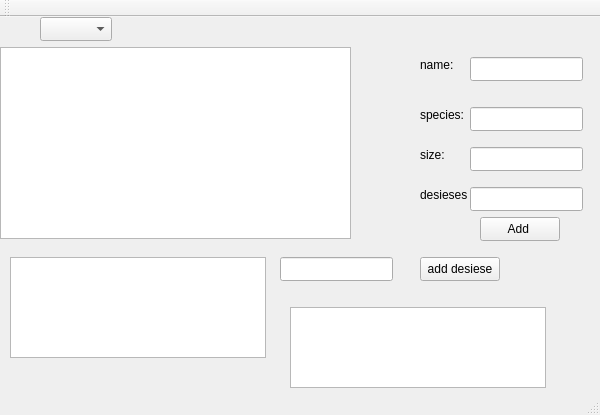
<?xml version="1.0" encoding="UTF-8"?>
<ui version="4.0">
 <class>BacteriumGuiClass</class>
 <widget class="QMainWindow" name="BacteriumGuiClass">
  <property name="geometry">
   <rect>
    <x>0</x>
    <y>0</y>
    <width>600</width>
    <height>415</height>
   </rect>
  </property>
  <property name="windowTitle">
   <string>BacteriumGui</string>
  </property>
  <widget class="QWidget" name="centralWidget">
   <widget class="QTableView" name="tableView">
    <property name="geometry">
     <rect>
      <x>0</x>
      <y>30</y>
      <width>351</width>
      <height>192</height>
     </rect>
    </property>
   </widget>
   <widget class="QLabel" name="label">
    <property name="geometry">
     <rect>
      <x>420</x>
      <y>40</y>
      <width>49</width>
      <height>16</height>
     </rect>
    </property>
    <property name="text">
     <string>name:</string>
    </property>
   </widget>
   <widget class="QLabel" name="label_2">
    <property name="geometry">
     <rect>
      <x>420</x>
      <y>90</y>
      <width>49</width>
      <height>16</height>
     </rect>
    </property>
    <property name="text">
     <string>species:</string>
    </property>
   </widget>
   <widget class="QLabel" name="label_3">
    <property name="geometry">
     <rect>
      <x>420</x>
      <y>130</y>
      <width>49</width>
      <height>16</height>
     </rect>
    </property>
    <property name="text">
     <string>size:</string>
    </property>
   </widget>
   <widget class="QLabel" name="label_4">
    <property name="geometry">
     <rect>
      <x>420</x>
      <y>170</y>
      <width>49</width>
      <height>16</height>
     </rect>
    </property>
    <property name="text">
     <string>desieses</string>
    </property>
   </widget>
   <widget class="QLineEdit" name="nameLineEdit">
    <property name="geometry">
     <rect>
      <x>470</x>
      <y>40</y>
      <width>113</width>
      <height>24</height>
     </rect>
    </property>
   </widget>
   <widget class="QLineEdit" name="sleciesLineEdit">
    <property name="geometry">
     <rect>
      <x>470</x>
      <y>90</y>
      <width>113</width>
      <height>24</height>
     </rect>
    </property>
   </widget>
   <widget class="QLineEdit" name="sizeLineEdit">
    <property name="geometry">
     <rect>
      <x>470</x>
      <y>130</y>
      <width>113</width>
      <height>24</height>
     </rect>
    </property>
   </widget>
   <widget class="QLineEdit" name="desiesesLineEdit">
    <property name="geometry">
     <rect>
      <x>470</x>
      <y>170</y>
      <width>113</width>
      <height>24</height>
     </rect>
    </property>
   </widget>
   <widget class="QPushButton" name="addPushButton">
    <property name="geometry">
     <rect>
      <x>480</x>
      <y>200</y>
      <width>80</width>
      <height>24</height>
     </rect>
    </property>
    <property name="text">
     <string>Add </string>
    </property>
   </widget>
   <widget class="QComboBox" name="comboBox">
    <property name="geometry">
     <rect>
      <x>40</x>
      <y>0</y>
      <width>72</width>
      <height>24</height>
     </rect>
    </property>
   </widget>
   <widget class="QListWidget" name="listWidget">
    <property name="geometry">
     <rect>
      <x>10</x>
      <y>240</y>
      <width>256</width>
      <height>101</height>
     </rect>
    </property>
   </widget>
   <widget class="QLineEdit" name="newDesiseslineEdit">
    <property name="geometry">
     <rect>
      <x>280</x>
      <y>240</y>
      <width>113</width>
      <height>24</height>
     </rect>
    </property>
   </widget>
   <widget class="QPushButton" name="desiesePushButton">
    <property name="geometry">
     <rect>
      <x>420</x>
      <y>240</y>
      <width>80</width>
      <height>24</height>
     </rect>
    </property>
    <property name="text">
     <string>add desiese</string>
    </property>
   </widget>
   <widget class="QListWidget" name="filteredList">
    <property name="geometry">
     <rect>
      <x>290</x>
      <y>290</y>
      <width>256</width>
      <height>81</height>
     </rect>
    </property>
   </widget>
  </widget>
  <widget class="QMenuBar" name="menuBar">
   <property name="geometry">
    <rect>
     <x>0</x>
     <y>0</y>
     <width>600</width>
     <height>21</height>
    </rect>
   </property>
  </widget>
  <widget class="QToolBar" name="mainToolBar">
   <attribute name="toolBarArea">
    <enum>TopToolBarArea</enum>
   </attribute>
   <attribute name="toolBarBreak">
    <bool>false</bool>
   </attribute>
  </widget>
  <widget class="QStatusBar" name="statusBar"/>
 </widget>
 <layoutdefault spacing="6" margin="11"/>
 <resources>
  <include location="BacteriumGui.qrc"/>
 </resources>
 <connections/>
</ui>
